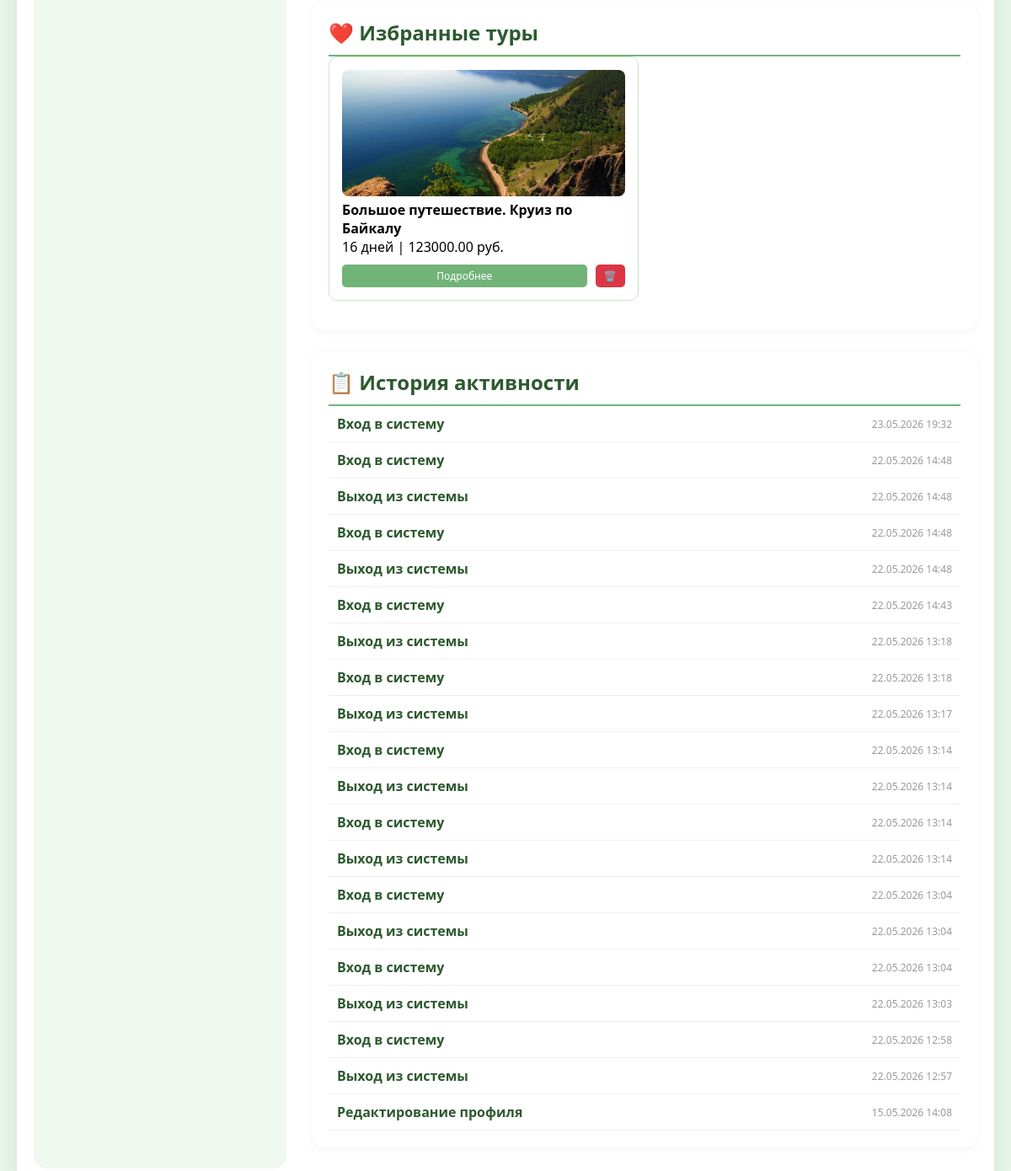
The app's page /accounts/profile/ (signed in, lower part), older data.
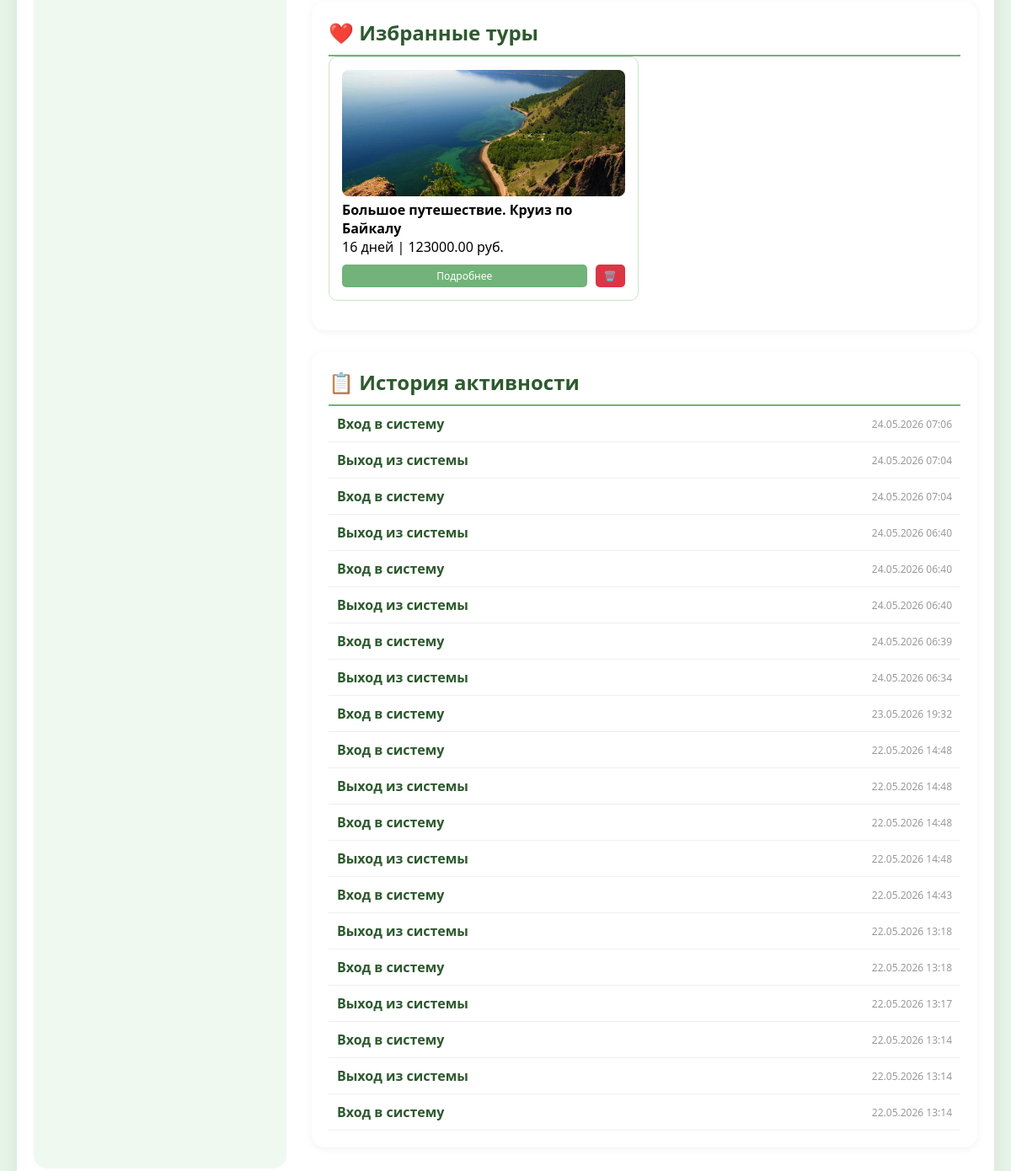
The same page, newer data.
### booking/models.py (models this page shows, shortened)
class Tour(models.Model):
    objects = models.Manager()
    title = models.CharField(max_length=200)
    description = models.TextField()
    duration = models.IntegerField(
        help_text="Длительность тура в днях"
    )
    price = models.DecimalField(
        max_digits=10,
        decimal_places=2
    )
    max_people = models.IntegerField(
        help_text="Максимум участников на одну дату"
    )
    removed = models.BooleanField(default=False)
    image = models.ImageField(
        upload_to="tours/",
        default="tours/default.jpg"
    )

### accounts/models.py (models this page shows, shortened)
class UserActivityLog(models.Model):
    ACTION_CHOICES = [
        ('login', 'Вход в систему'),
        ('logout', 'Выход из системы'),
        ('booking', 'Бронирование тура'),
        ('view_tour', 'Просмотр тура'),
        ('edit_profile', 'Редактирование профиля'),
        ('add_favorite', 'Добавление в избранное'),
        ('remove_favorite', 'Удаление из избранного'),
    ]
    user = models.ForeignKey(User, on_delete=models.CASCADE, related_name='activities', verbose_name='Пользователь')
    action = models.CharField(max_length=20, choices=ACTION_CHOICES, verbose_name='Действие')
    tour = models.ForeignKey('booking.Tour', on_delete=models.SET_NULL, null=True, blank=True, verbose_name='Тур')
    ip_address = models.GenericIPAddressField(null=True, blank=True, verbose_name='IP адрес')
    user_agent = models.TextField(blank=True, verbose_name='User Agent')
    created_at = models.DateTimeField(auto_now_add=True, verbose_name='Время')
    class Meta:
        ordering = ['-created_at']
        verbose_name = 'Лог активности'
        verbose_name_plural = 'Логи активности'

### accounts/views.py (the view)
# urls.py: path('profile/', views.profile_view, name='profile'),
@login_required
def profile_view(request):
    bookings = Booking.objects.filter(email=request.user.email).order_by('-created_at')
    favorites = request.user.favorite_tours.all()
    activities = request.user.activities.order_by('-created_at').all()[:20]
    context = {
        'user': request.user,
        'bookings': bookings,
        'favorites': favorites,
        'activities': activities,
        'total_bookings': bookings.count(),
        'total_favorites': favorites.count(),
    }
    return render(request, 'accounts/profile.html', context)

### accounts/models.py (called while the page is built)
    @property
    def get_full_name_or_username(self):
        if self.get_full_name():
            return self.get_full_name()
        return self.username

### templates/accounts/profile.html (shortened to what this page needs)
{% extends 'base.html' %}
{% load static %}
{% block content %}
<div class="container profile-container">
    <div class="profile-grid">
        <div class="profile-sidebar">
        </div>
        <div class="profile-content">
            <div class="section">
                <h2>❤️ Избранные туры</h2>
                {% if favorites %}
                    <div class="favorites-grid">
                        {% for tour in favorites %}
                            <div class="favorite-card">
                                {% if tour.image %}
                                    <img src="{{ tour.image.url }}" alt="{{ tour.title }}">
                                {% endif %}
                                <div class="favorite-info">
                                    <h4>{{ tour.title }}</h4>
                                    <p>{{ tour.duration }} дней | {{ tour.price }} руб.</p>
                                    <div class="favorite-actions">
                                        <a href="{% url 'tour_detail' tour.id %}" class="btn-view">Подробнее</a>
                                        <a href="{% url 'accounts:remove_favorite' tour.id %}" class="btn-remove" onclick="return confirm('Удалить из избранного?')">🗑️</a>
                                    </div>
                                </div>
                            </div>
                        {% endfor %}
                    </div>
                {% else %}
                    <p class="empty-state">У вас нет избранных туров. <a href="{% url 'tour_list' %}">Выбрать тур →</a></p>
                {% endif %}
            </div>
            <div class="section">
                <h2>📋 История активности</h2>
                {% if activities %}
                    <div class="activities-list">
                        {% for activity in activities %}
                            <div class="activity-item">
                                <span class="activity-action">{{ activity.get_action_display }}</span>
                                <span class="activity-time">{{ activity.created_at|date:"d.m.Y H:i" }}</span>
                            </div>
                        {% endfor %}
                    </div>
                {% else %}
                    <p class="empty-state">История активности пуста</p>
                {% endif %}
            </div>
        </div>
    </div>
</div>
{% endblock %}

Row changes from the older to the newer data that the page shows:
no longer on this page (row unchanged): UserActivityLog: action "Выход из системы", created_at "22.05.2026 13:14"
no longer on this page (row unchanged): UserActivityLog: action "Вход в систему", created_at "22.05.2026 13:04"
no longer on this page (row unchanged): UserActivityLog: action "Выход из системы", created_at "22.05.2026 13:04"
no longer on this page (row unchanged): UserActivityLog: action "Вход в систему", created_at "22.05.2026 13:04"
no longer on this page (row unchanged): UserActivityLog: action "Выход из системы", created_at "22.05.2026 13:03"
no longer on this page (row unchanged): UserActivityLog: action "Вход в систему", created_at "22.05.2026 12:58"
no longer on this page (row unchanged): UserActivityLog: action "Выход из системы", created_at "22.05.2026 12:57"
no longer on this page (row unchanged): UserActivityLog: action "Редактирование профиля", created_at "15.05.2026 14:08"
added UserActivityLog: action "Вход в систему", created_at "24.05.2026 07:06"
added UserActivityLog: action "Выход из системы", created_at "24.05.2026 07:04"
added UserActivityLog: action "Вход в систему", created_at "24.05.2026 07:04"
added UserActivityLog: action "Выход из системы", created_at "24.05.2026 06:40"
added UserActivityLog: action "Вход в систему", created_at "24.05.2026 06:40"
added UserActivityLog: action "Выход из системы", created_at "24.05.2026 06:40"
added UserActivityLog: action "Вход в систему", created_at "24.05.2026 06:39"
added UserActivityLog: action "Выход из системы", created_at "24.05.2026 06:34"
